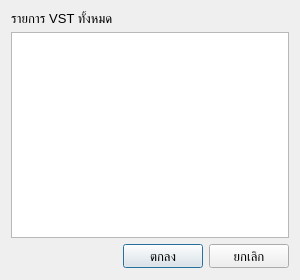
<?xml version="1.0" encoding="UTF-8"?>
<ui version="4.0">
 <class>VSTManagementDialog</class>
 <widget class="QDialog" name="VSTManagementDialog">
  <property name="geometry">
   <rect>
    <x>0</x>
    <y>0</y>
    <width>300</width>
    <height>280</height>
   </rect>
  </property>
  <property name="minimumSize">
   <size>
    <width>300</width>
    <height>280</height>
   </size>
  </property>
  <property name="font">
   <font>
    <pointsize>10</pointsize>
   </font>
  </property>
  <property name="windowTitle">
   <string>Dialog</string>
  </property>
  <property name="locale">
   <locale language="English" country="UnitedStates"/>
  </property>
  <layout class="QVBoxLayout" name="verticalLayout">
   <item>
    <widget class="QLabel" name="label">
     <property name="text">
      <string>รายการ VST ทั้งหมด</string>
     </property>
    </widget>
   </item>
   <item>
    <widget class="QListWidget" name="vstListWidget"/>
   </item>
   <item>
    <layout class="QHBoxLayout" name="horizontalLayout_2">
     <item>
      <spacer name="horizontalSpacer_2">
       <property name="orientation">
        <enum>Qt::Horizontal</enum>
       </property>
       <property name="sizeHint" stdset="0">
        <size>
         <width>40</width>
         <height>25</height>
        </size>
       </property>
      </spacer>
     </item>
     <item>
      <widget class="QPushButton" name="btnAdd">
       <property name="minimumSize">
        <size>
         <width>0</width>
         <height>24</height>
        </size>
       </property>
       <property name="text">
        <string>ตกลง</string>
       </property>
      </widget>
     </item>
     <item>
      <widget class="QPushButton" name="btnCancel">
       <property name="minimumSize">
        <size>
         <width>0</width>
         <height>24</height>
        </size>
       </property>
       <property name="text">
        <string>ยกเลิก</string>
       </property>
      </widget>
     </item>
    </layout>
   </item>
  </layout>
 </widget>
 <resources/>
 <connections/>
</ui>
